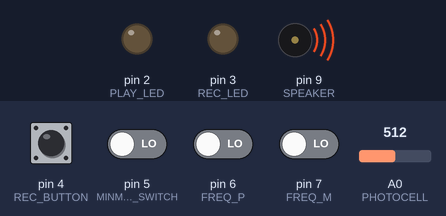
A sketch run on a simulated Arduino Uno, built with avr-gcc and run on an emulated ATmega328P. Shown: output pins drawn as LEDs (lit = HIGH), buzzer (waves = sounding). Dashed ring = blinking. Inputs (shaded band) come from the test bench; at power-on: pin 4 (REC_BUTTON), pin 5 (MINMAX_SWITCH), pin 6 (FREQ_P), pin 7 (FREQ_M) LOW, A0 (PHOTOCELL) = 512.

Above: at 6.2 s.
6.3 s: pin 4 (REC_BUTTON) pulled HIGH for 1 s
At 6.55 s:
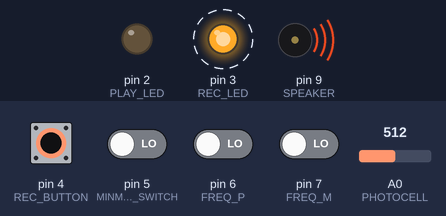
9.3 s: pin 4 (REC_BUTTON) driven HIGH and pin 5 (MINMAX_SWITCH) driven HIGH
At 9.53 s:
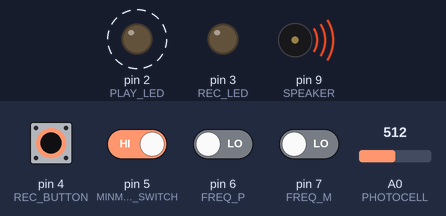
12.3 s: pin 4 (REC_BUTTON) driven LOW
At 12.3 s:
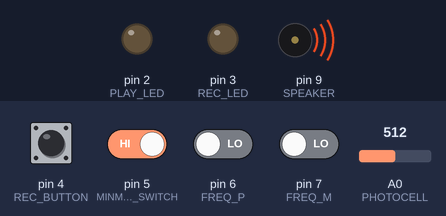
13.8 s: pin 4 (REC_BUTTON) driven HIGH
At 14.03 s:
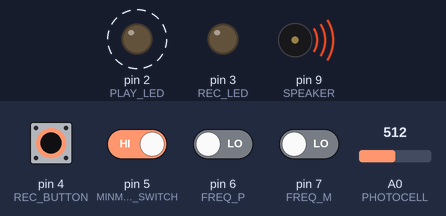
16.8 s: pin 5 (MINMAX_SWITCH) driven LOW
At 17.14 s:
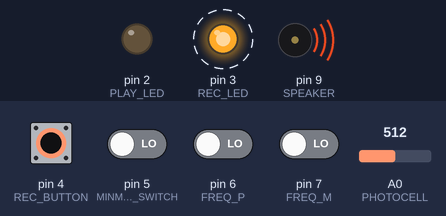
19.8 s: pin 5 (MINMAX_SWITCH) driven HIGH
At 23.35 s:
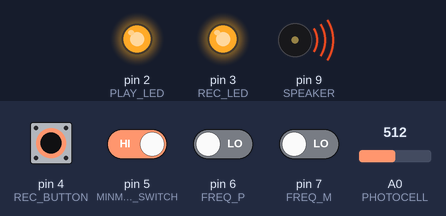
Timing chart, 0 to 23.8 s (numbered marks = the images above; inputs shaded):
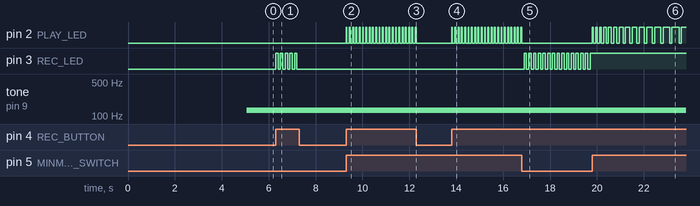

The sketch:

zad17.ino
```cpp
#define SPEAKER 9
#define PHOTOCELL A0
#define FREQ_M 7
#define FREQ_P 6
#define MINMAX_SWITCH 5
#define REC_BUTTON 4
#define REC_LED 3
#define PLAY_LED 2

long val = 0;
long maxRead = 0;
long minRead = 1000;
double f = 0;
double normf = 0;
double lgf = 0;
int ilogf = 0;
long maxFreq = 748;
long minFreq = 131;

unsigned short rec[700];
int recIndex = 0;
unsigned long lastSample;
unsigned long recDelay = 20;
boolean recording = false;


//magic numbers that make the intervals sound pleasing
double gap = 1.148698355;  //ratio of consecutive notes (pentatonic)
                             // it's the 5th root of 2
//double gap = 1.059463094;  //ratio of consecutive notes (chromatic)
                              // its the 12th root of 2


void startPlayback()
{
  digitalWrite(PLAY_LED, HIGH);
  for(int i = 0; i < recIndex; ++i)
  {
    tone(SPEAKER, rec[i]);
    delay(recDelay);
  }
  digitalWrite(PLAY_LED, LOW);
}

void setup()
{
  Serial.begin(9600);
  pinMode(SPEAKER, OUTPUT);
  pinMode(PHOTOCELL, INPUT);
  pinMode(FREQ_M, INPUT);
  pinMode(FREQ_P, INPUT);
  pinMode(REC_BUTTON, INPUT);
  pinMode(REC_LED, OUTPUT);
  pinMode(PLAY_LED, OUTPUT);


  for (int i = 0; i < 500; ++i)
  {
    val = analogRead(PHOTOCELL);
    maxRead = max(maxRead, val);
    minRead = min(minRead, val);
    delay(10);
  }
}

void loop()
{
  if(digitalRead(FREQ_M) == HIGH)
  {
    if(digitalRead(MINMAX_SWITCH))
      maxFreq = max(minFreq, maxFreq-1);
    else
      minFreq = max(0, minFreq-1);

    delay(50);
  }
  if(digitalRead(FREQ_P) == HIGH)
  {
    if(digitalRead(MINMAX_SWITCH))
      maxFreq = min(1023, maxFreq + 1);
    else
      minFreq = min(maxFreq, minFreq + 1);
    delay(50);
  }
  val = analogRead(PHOTOCELL);


  f = map(val, minRead, maxRead, minFreq, maxFreq);

  normf = f / (double) minFreq;
  lgf = log(normf) / log(gap);
  ilogf = round(lgf);
  f = minFreq * pow(gap,ilogf);

  if(recording && millis() - lastSample >= recDelay)
  {
     if(recIndex == 700)
     {
        recording = false;
        digitalWrite(REC_LED, LOW);
     }

     else
     {
        rec[recIndex] = f;
        ++recIndex;
        lastSample = millis();
     }
  }
  if(digitalRead(REC_BUTTON) == HIGH)
  {
    if(digitalRead(MINMAX_SWITCH) == LOW)
    {
      if(recording)
      {
        recording = false;
        digitalWrite(REC_LED, LOW);
      }
      else
      {
        recording = true;
        recIndex = 0;
        rec[recIndex] = f;
        ++recIndex;
        lastSample = millis();
        digitalWrite(REC_LED, HIGH);
      }

    }
    else
    {
      startPlayback();
    }
    delay(100);
  }


  tone(SPEAKER, f);

}
```

Measured:
- after the input at 6.3 s, pin 3 (REC_LED): alternates HIGH for 0.10 s and LOW for 0.10 s, 10 changes in all, then stays LOW, starting at once
- after the input at 9.3 s, pin 2 (PLAY_LED): alternates HIGH for 0.04 s and LOW for 0.10 s, starting at once
- after the input at 12.3 s, pin 2 (PLAY_LED): stops changing and stays LOW
- after the input at 13.8 s, pin 2 (PLAY_LED): alternates HIGH for 0.04 s and LOW for 0.10 s, starting at once
- after the input at 16.8 s, pin 2 (PLAY_LED): stops changing and stays LOW; pin 3 (REC_LED): alternates HIGH for 0.10 s and LOW for 0.10 s, starting after 0.09 s
- after the input at 19.8 s, pin 2 (PLAY_LED): LOW → HIGH at once, then repeats every 0.16 s: LOW 0.10 s, HIGH 0.06 s; pin 3 (REC_LED): stops changing and stays HIGH
